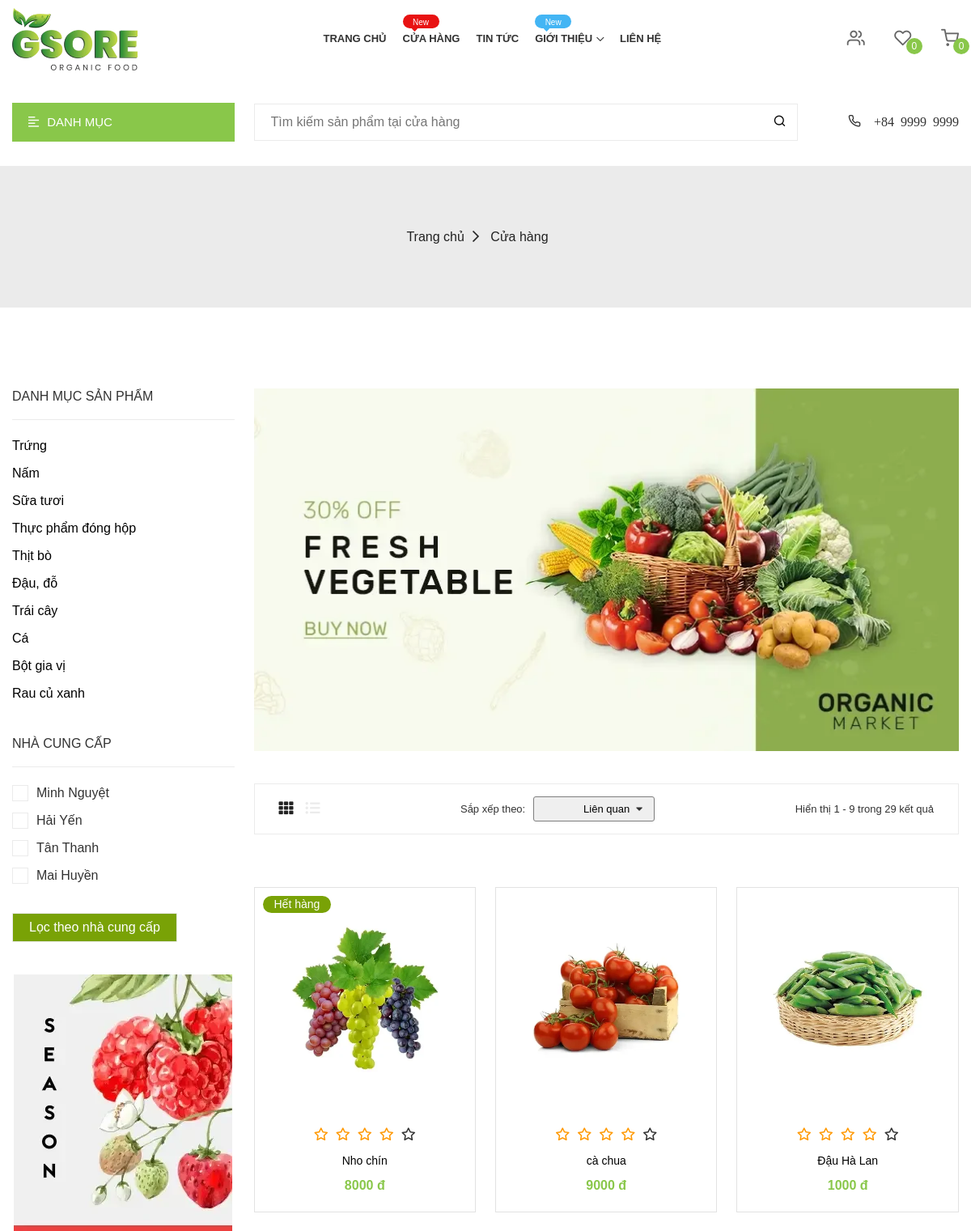
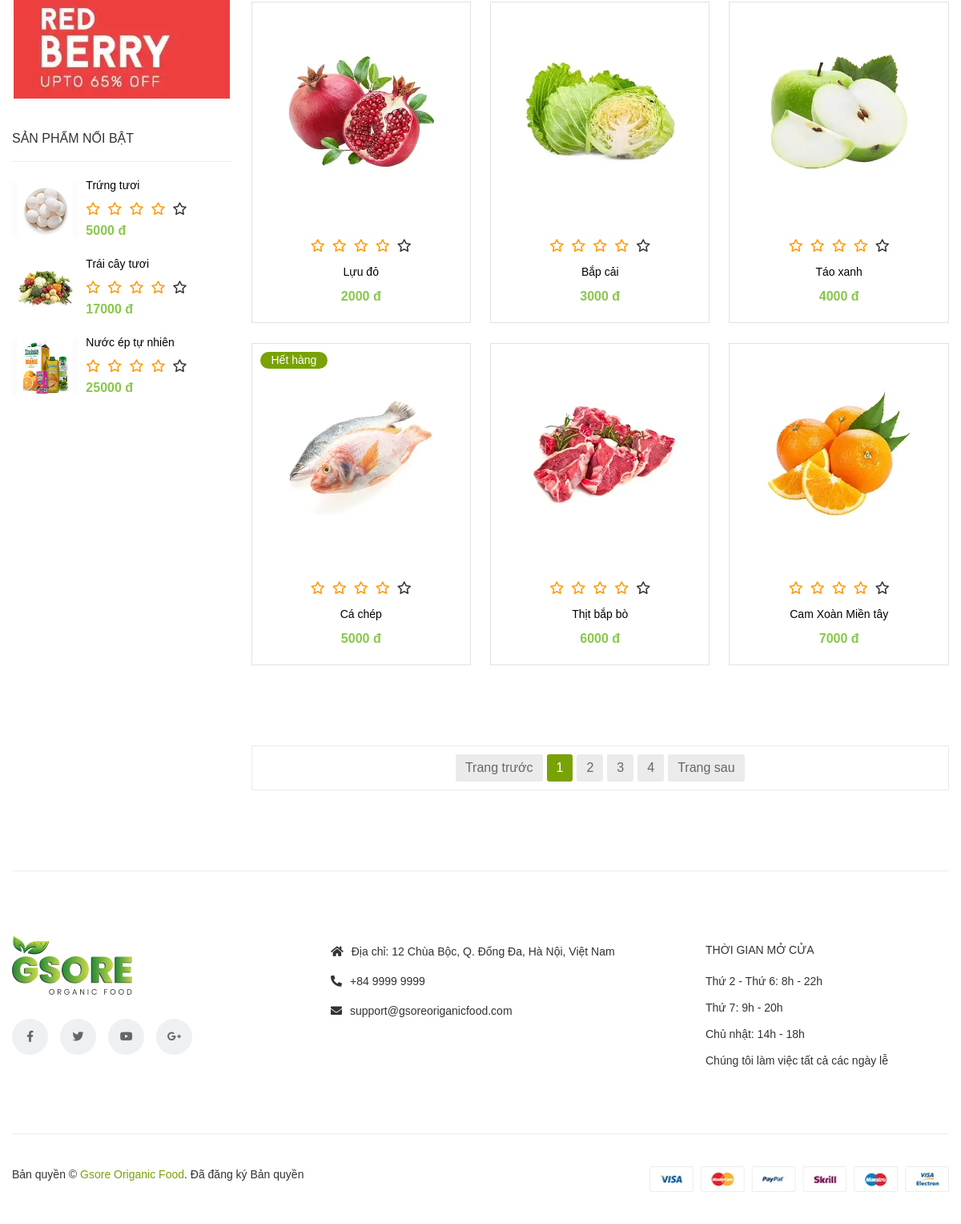
The page /shop.php on the database its author committed (2 pictures, top to bottom).
### tables this page shows
CREATE TABLE `loaisanpham` (
  `maloaisanpham` int(10) NOT NULL,
  `tenloaisanpham` varchar(100) NOT NULL,
  `anhloai` varchar(200) NOT NULL
);

CREATE TABLE `nhacungcap` (
  `manhacungcap` int(10) NOT NULL,
  `tennhacungcap` varchar(100) NOT NULL,
  `diachinhacungcap` varchar(100) NOT NULL,
  `sdtnhacungcap` int(15) NOT NULL
);

CREATE TABLE `sanpham` (
  `masanpham` int(10) NOT NULL,
  `tensanpham` varchar(100) NOT NULL,
  `maloaisanpham` int(10) NOT NULL,
  `soluong` int(15) NOT NULL,
  `dongia` int(15) NOT NULL,
  `anh` varchar(200) NOT NULL,
  `mota` text NOT NULL,
  `manhacungcap` int(10) NOT NULL,
  `makhuyenmai` int(10) NOT NULL
);

### shop.php (the view, shortened to what the rows shown need)
<!DOCTYPE html>
<html lang="zxx">
<head>
    <link rel="stylesheet" href="assets/css/vendor/jquery-ui.min.css">
    <link rel="stylesheet" href="assets/css/vendor/fontawesome.css">
    <link rel="stylesheet" href="assets/css/vendor/plaza-icon.css">
    <link rel="stylesheet" href="assets/css/vendor/bootstrap.min.css">
    <link rel="stylesheet" href="assets/css/plugin/slick.css">
    <link rel="stylesheet" href="assets/css/plugin/material-scrolltop.css">
    <link rel="stylesheet" href="assets/css/plugin/price_range_style.css">
    <link rel="stylesheet" href="assets/css/plugin/in-number.css">
    <link rel="stylesheet" href="assets/css/plugin/venobox.min.css">
    <link rel="stylesheet" href="assets/css/plugin/jquery.lineProgressbar.css">
    <link rel="stylesheet" href="assets/css/main.css">
</head>
<body>
    <main id="main-container" class="main-container">
        <div class="container">
            <div class="row flex-column-reverse flex-lg-row">
                <div class="col-lg-3">
                    <div class="sidebar">
                        <div class="sidebar__widget">
                            <ul class="sidebar__menu">
                                <?php
                                    include("config.php");
                                    $sql = "SELECT *
                                            FROM loaisanpham
                                            ";
                                    $loai_san_pham = mysqli_query($ket_noi,$sql);
                                    while ($row = mysqli_fetch_array($loai_san_pham)){
                                ;?>
                                <li><a href="shop.php?cate=<?php echo $row["tenloaisanpham"]; ?>&supplier=&sort=&page=1"><?php echo $row["tenloaisanpham"]; ?></a></li>
                                <?php
                                }
                                ?>
                            </ul>
                        </div>
                        <div class="sidebar__widget">
                            <ul class="sidebar__menu-filter ">
                                <?php
                                    include("config.php");
                                    $sql = "SELECT *
                                            FROM nhacungcap
                                            ";
                                    $nha_cung_cap = mysqli_query($ket_noi,$sql);
                                    while ($row = mysqli_fetch_array($nha_cung_cap)){
                                ;?>
                                    <li class="sidebar__menu-filter-list">
                                        <label for="men"><span><?php echo $row["tennhacungcap"]; ?></span></label>
                                    </li>
                                <?php
                                }
                                ?>
                                <br/>
                                <br/>
                            </ul>
                        </div>
                    </div>
                </div>
                <div class="col-lg-9">
                        <?php
                            $sapxep = isset($_GET['sort'])? $_GET['sort'] : '';
                        ;?>
                    <div class="product-tab-area">
                        <div class="tab-content tab-animate-zoom">
                            <div class="tab-pane show active shop-grid" id="sort-grid">
                                <div class="row">
                                    <?php
                                        include("config.php");
                                        $id = isset($_GET["page"])? $_GET["page"] : '';
                                        $loai = isset($_GET['cate'])? $_GET['cate'] : "";
                                        $ncc = isset($_GET['supplier'])? $_GET['supplier'] : "";
                                        $sql = "SELECT masanpham, tensanpham, sanpham.maloaisanpham, tenloaisanpham, sanpham.anh, giamgia, dongia,thoihan,sanpham.soluong, sanpham.manhacungcap, tennhacungcap
                                                FROM sanpham JOIN loaisanpham ON sanpham.maloaisanpham = loaisanpham.maloaisanpham
                                                    LEFT JOIN khuyenmai on sanpham.makhuyenmai = khuyenmai.makhuyenmai
                                                    JOIN nhacungcap on sanpham.manhacungcap = nhacungcap.manhacungcap
                                                WHERE masanpham >= (($id-1) * 9 + 1)
                                                ";
                                        if ($loai=='') {
                                            $sql = $sql ."AND tenloaisanpham NOT IN ('') ";
                                        } else{
                                            $sql = $sql ."AND tenloaisanpham LIKE '" .$loai ."' ";
                                        }
                                        if ($ncc=='') {
                                            $sql = $sql ."AND tennhacungcap NOT IN ('') ";
                                        } else{
                                            $sql = $sql ."AND tennhacungcap IN(".$ncc .")";
                                        }
                                        if ($sapxep == '') {
                                            $sql = $sql ."ORDER BY masanpham ";
                                        } else {
                                            $sql = $sql ."ORDER BY " .$sapxep;
                                        }
                                        $sql = $sql ." LIMIT 9 ;";
                                        $san_pham = mysqli_query($ket_noi,$sql);
                                        $so_luong = mysqli_num_rows($san_pham);
                                        if ($so_luong != 0){
                                            while($row = mysqli_fetch_array($san_pham)){
                                    ;?>
                                    <div class="col-md-4 col-sm-6 col-12">
                                        <div class="product__box product__default--single text-center">
                                            <div class="product__img-box  pos-relative">
                                                <a href="product-single-default.php?id=<?php echo $row["masanpham"];?>" class="product__img--link">
                                                    <img class="product__img img-fluid" src="<?php echo 'assets/img/product/size-normal/'.$row['anh'];?>" alt="">
                                                </a>
                                                <?php
                                                    if($row['soluong']==0){
                                                        echo '<span class="product__label product__label--sale-out">Hết hàng</span>';
                                                    }
                                                ?>
                                            </div>
                                            <div class="product__content m-t-20">
                                                <ul class="product__review">
                                                    <li class="product__review--fill"><i class="icon-star"></i></li>
                                                    <li class="product__review--fill"><i class="icon-star"></i></li>
                                                    <li class="product__review--fill"><i class="icon-star"></i></li>
                                                    <li class="product__review--fill"><i class="icon-star"></i></li>
                                                    <li class="product__review--blank"><i class="icon-star"></i></li>
                                                </ul>
                                                <a href="product-single-default.php?id=<?php echo $row["masanpham"];?>" class="product__link"><?php echo $row['tensanpham'];?></a>
                                                <div class="product__price m-t-5">
                                                    <?php
                                                        $first_date = strtotime(date($row["thoihan"]));
                                                        $second_date = strtotime(date("Y-m-d H:i:s"));
                                                        if($first_date > $second_date && $row['giamgia']!=0){
                                                            $gia_da_giam = $row["dongia"]*(100 - $row["giamgia"])/100;
                                                            echo '<span class="product_price">'.$gia_da_giam.' đ'.' <del>'.$row["dongia"].' đ</del></span>';
                                                        }
                                                        else {
                                                            echo '<span class="product_price">'.$row["dongia"].' đ</span>';
                                                        }
                                                    ;?>
                                                </div>
                                            </div>
                                        </div>
                                    </div>
                                    <?php
                                            }
                                        } else echo "&emsp;Không có sản phẩm phù hợp với yêu cầu của bạn";
                                    ;?>
                                </div>
                            </div>
                        </div>
                    </div>
                </div>
            </div>
                </div>
    </main>
</body>
</html>

### rows shown on the page
loaisanpham: tenloaisanpham "Trứng"
loaisanpham: tenloaisanpham "Nấm"
loaisanpham: tenloaisanpham "Sữa tươi"
loaisanpham: tenloaisanpham "Thực phẩm đóng hộp"
loaisanpham: tenloaisanpham "Thịt bò"
loaisanpham: tenloaisanpham "Đậu, đỗ"
loaisanpham: tenloaisanpham "Trái cây"
loaisanpham: tenloaisanpham "Cá"
loaisanpham: tenloaisanpham "Bột gia vị"
loaisanpham: tenloaisanpham "Rau củ xanh"
nhacungcap: tennhacungcap "Minh Nguyệt"
nhacungcap: tennhacungcap "Hải Yến"
nhacungcap: tennhacungcap "Tân Thanh"
nhacungcap: tennhacungcap "Mai Huyền"
sanpham: anh (picture), soluong "Hết hàng", tensanpham "Nho chín", dongia "8000"
sanpham: anh (picture), tensanpham "cà chua", dongia "9000"
sanpham: anh (picture), tensanpham "Đậu Hà Lan", dongia "1000"
sanpham: anh (picture), tensanpham "Lựu đỏ", dongia "2000"
sanpham: anh (picture), tensanpham "Bắp cải", dongia "3000"
sanpham: anh (picture), tensanpham "Táo xanh", dongia "4000"
sanpham: anh (picture), soluong "Hết hàng", tensanpham "Cá chép", dongia "5000"
sanpham: anh (picture), tensanpham "Thịt bắp bò", dongia "6000"
sanpham: anh (picture), tensanpham "Cam Xoàn Miền tây", dongia "7000"

### other values the page prints
$i "0"
$so_luong "29"
$i "2"
$i "3"
$i "4"
